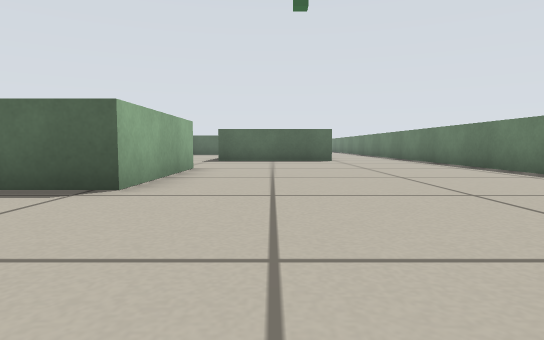
[1] (above)

24 first-person views from a walk through a robot-simulator world made for Stage. The camera is 0.25 m above the floor, tilts 4° down and sees 75° across. The lines on the ground mark 1 m squares. The floor is counted in squares, 0.5 m on a side. Each view is taken from the middle of a square. On the plan, view 1 faces up. The plan holds only what a view shows up to about 9 squares ahead; the rest is blank. Robots are left out.

[2]
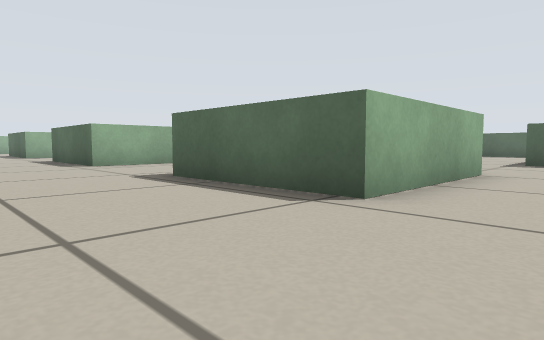

[3]
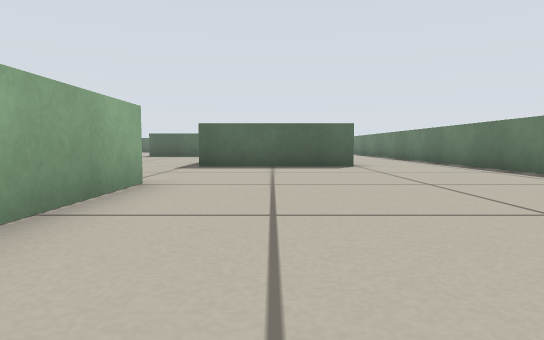

[4]
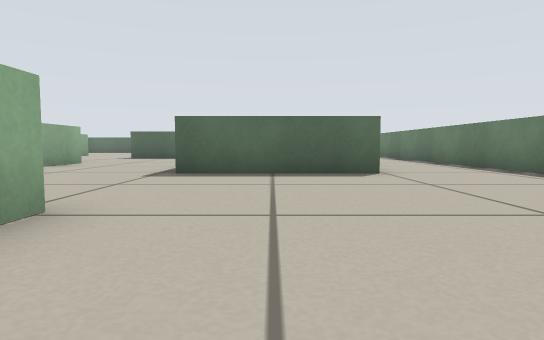

[5]
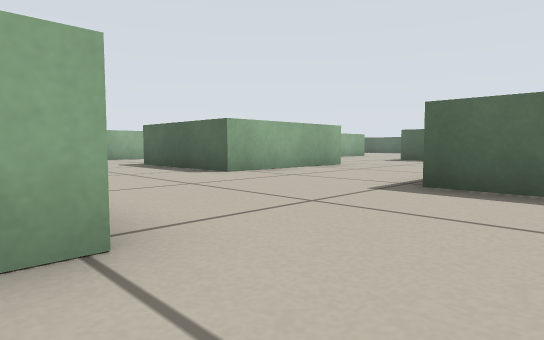

[6]
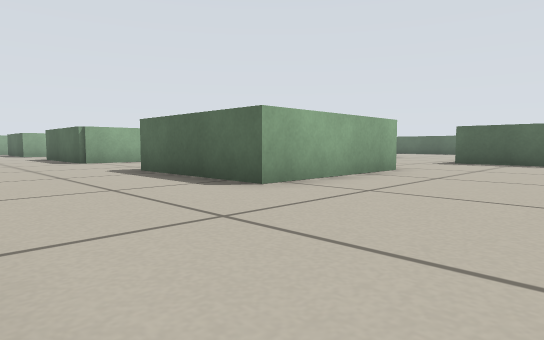

[7]
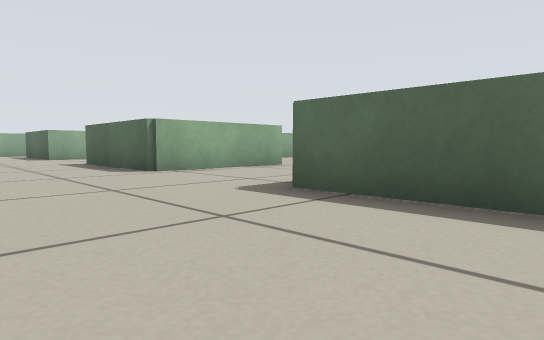

[8]
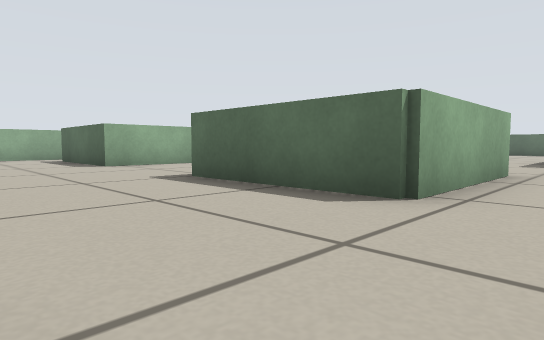

[9]
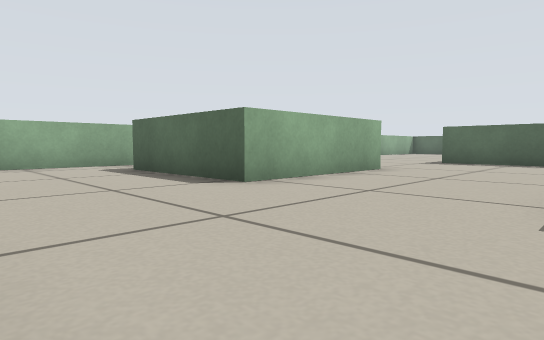

[10]
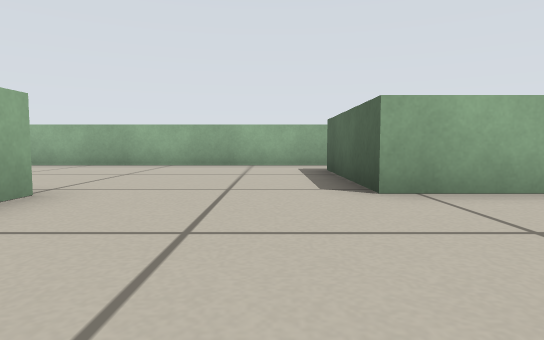

[11]
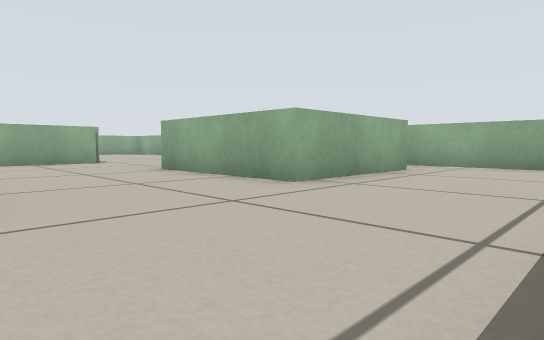

[12]
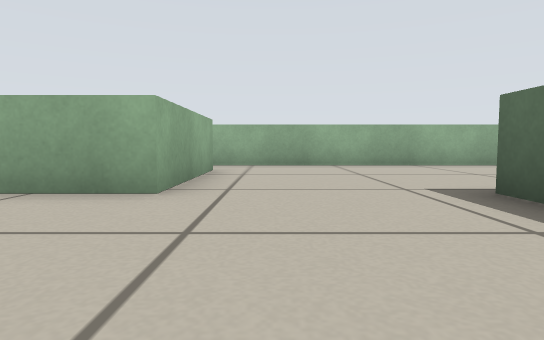

[13]
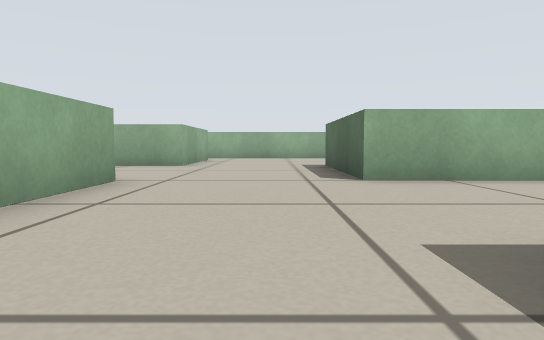

[14]
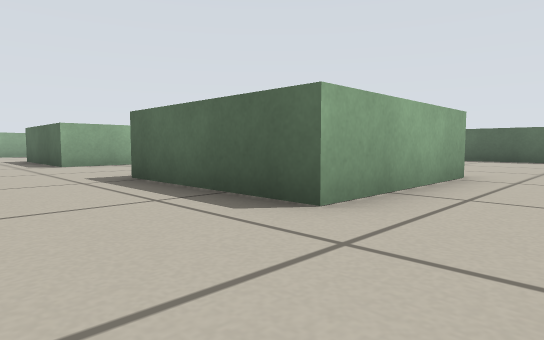

[15]
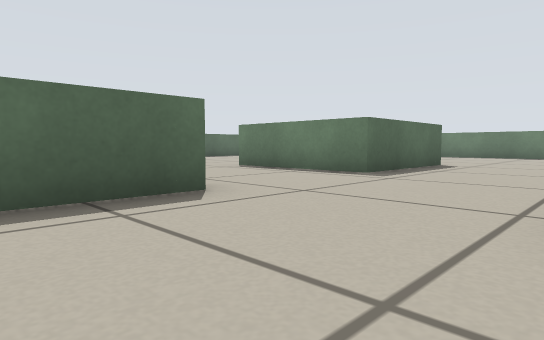

[16]
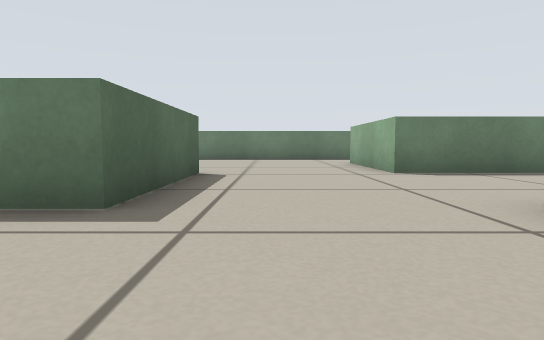

[17]
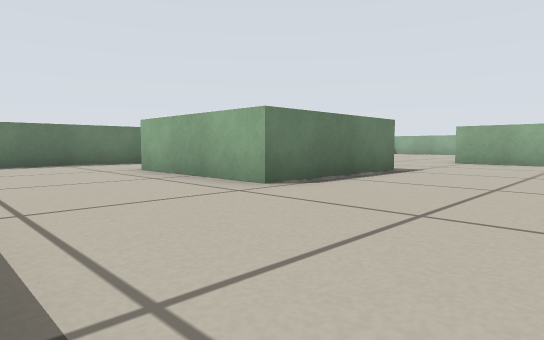

[18]
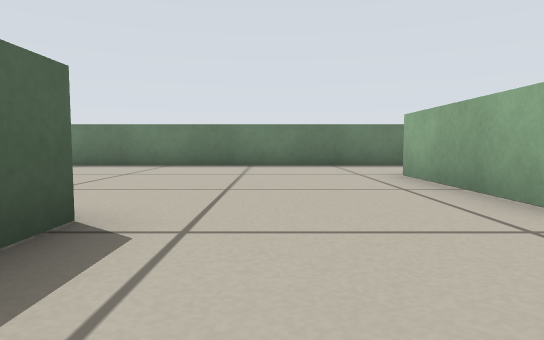

[19]
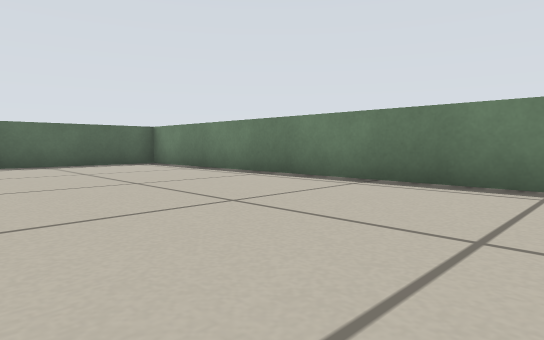

[20]
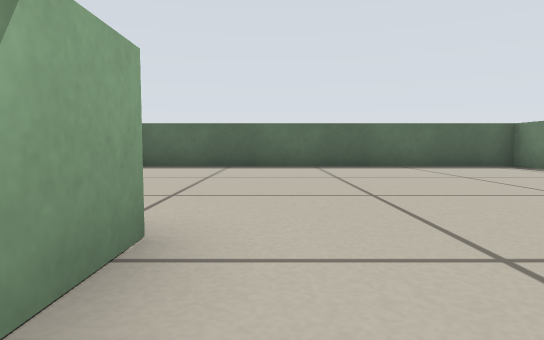

[21]
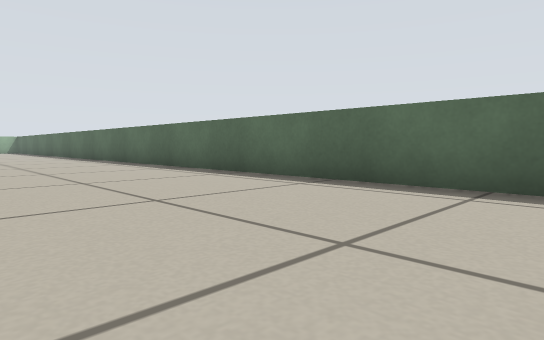

[22]
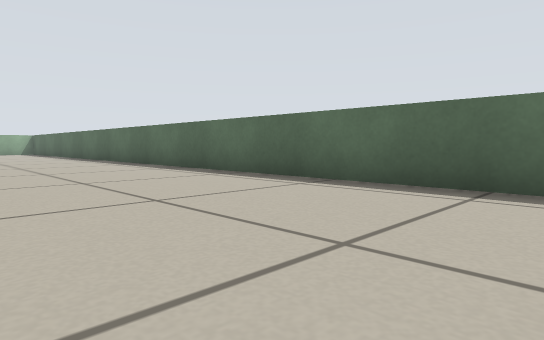

[23]
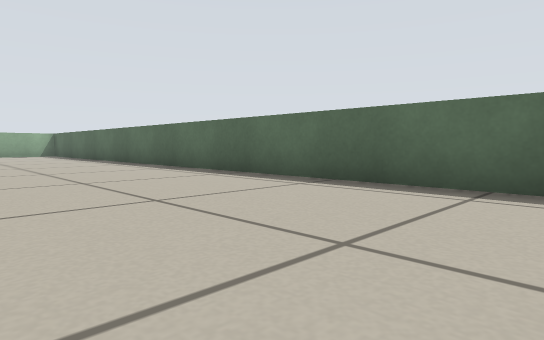

[24]
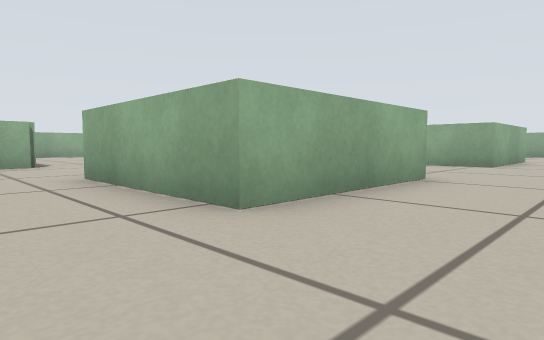

### Floor plan
Points are (right, up) in squares from view 1. A wall is a line through its corners. A room is listed if a view was taken in it or the views show most of it. See-through windows are left out.
Room 1 (views 1, 2, 3, 4, 5, 6, 7, 8, 9, 10, 11, 12, 13, 14, 15, 16, 17, 18, 19, 20, 21, 22, 23, 24)
walls: (-8.9, 14.8) (-8.1, 14.8); (-12.3, 14.8) (-12.3, 11.1) (-16, 11.1); (-5.3, 14.9) (-5.3, 11.1) (-8.9, 11.1); (-16, 14.8) (-13.8, 14.8); (-12.4, 21.9) (-8.7, 21.9) (-8.7, 18.3) (-12.4, 18.3); (-3.6, 7.6) (-2.5, 7.6); (-8.7, 5) (-8.7, 3.9) (-10, 3.9); (-1.6, 18.3) (-5.3, 18.3) (-5.3, 22); (-1.7, 7.6) (-1.7, 3.9) (-5.2, 3.9); (-17.8, 21.9) (-16, 21.9) (-16, 18.3) (-19.6, 18.3); (-1.7, 22) (-1.7, 20.9); (-19.6, 7.6) (-17.4, 7.6); (2, 11.1) (-1.7, 11.1) (-1.7, 14.8) (2, 14.8); (-23.1, 14.8) (-19.6, 14.8) (-19.6, 11.1) (-23.1, 11.1); (-24.8, 11.9) (-24.8, 4); (-24.8, 21.6) (-24.8, 14); (4.6, 6) (4.6, 28.3) (-15.6, 28.3)

Where each view was taken, in squares from view 1:
view 1: 0 up, 0 right, facing up
view 2: 1 up, 0 right, facing up-left
view 3: 3 up, 0 right, facing up
view 4: 5 up, 0 right, facing up
view 5: 7 up, 0 right, facing up-left
view 6: 8 up, 2 left, facing up-left
view 7: 8 up, 6 left, facing up-left
view 8: 8 up, 11 left, facing up-left
view 9: 8 up, 16 left, facing up-left
view 10: 10 up, 16 left, facing left
view 11: 18 up, 16 left, facing down-left
view 12: 16 up, 16 left, facing left
view 13: 17 up, 11 left, facing left
view 14: 16 up, 7 left, facing up-left
view 15: 15 up, 11 left, facing up-right
view 16: 17 up, 8 left, facing right
view 17: 18 up, 5 left, facing down-right
view 18: 17 up, 4 left, facing right
view 19: 19 up, 0 right, facing up-right
view 20: 20 up, 1 left, facing up
view 21: 24 up, 1 right, facing up-left
view 22: 24 up, 3 left, facing up-left
view 23: 24 up, 7 left, facing up-left
view 24: 24 up, 7 left, facing down-left
